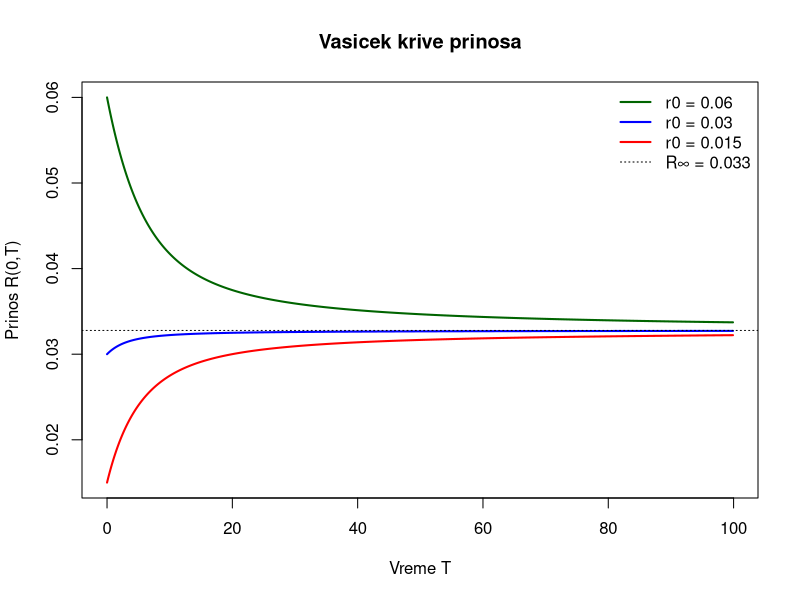

R code for this plot:
a     <- 0.30  
b     <- 0.035  
sigma <- 0.02   

R_inf <- b - sigma^2 / (2 * a^2)

vasicek_yield <- function(T, r0, a, b, sigma) {
  B <- (1 - exp(-a * T)) / a
  A <- exp( (b - sigma^2/(2 * a^2)) * (B - T) - (sigma^2 / (4 * a)) * B^2 )
  y <- - (log(A) - B * r0) / T
  y[T == 0] <- r0
  y
}

T <- seq(0.0001, 100, by = 0.1)
r0_vals <- c(0.015, 0.03, 0.06)


ys <- sapply(r0_vals, function(r0) vasicek_yield(T, r0, a, b, sigma))


boje <- c("red", "blue", "darkgreen")


ylim <- range(c(ys, R_inf))
plot(T, ys[,3], type = "l", lwd = 2, ylim = ylim, col = boje[3],
     xlab = "Vreme T", ylab = "Prinos R(0,T)",
     main = "Vasicek krive prinosa")
lines(T, ys[,2], lwd = 2, col = boje[2])
lines(T, ys[,1], lwd = 2, col = boje[1])
abline(h = R_inf, lty = 3)

legend("topright",
       legend = c(paste0("r0 = ", r0_vals[3]),
                  paste0("r0 = ", r0_vals[2]),
                  paste0("r0 = ", r0_vals[1]),
                  paste0("R∞ = ", sprintf("%.3f", R_inf))),
       lwd = c(2,2,2,1), lty = c(1,1,1,3), col = c(boje[3], boje[2], boje[1], "black"), bty = "n")
